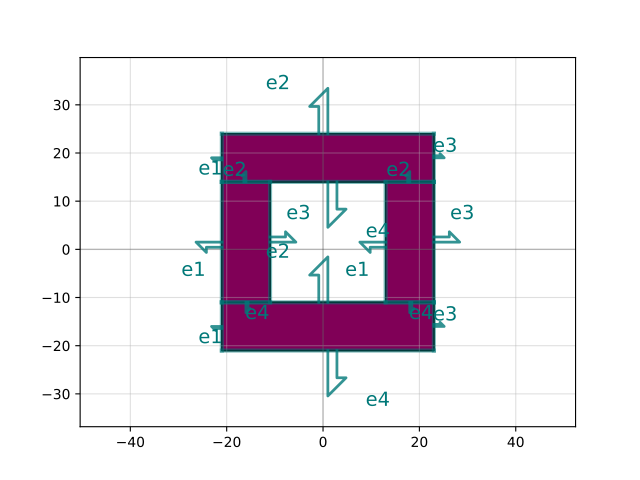

This figure's Python source:
import gdsfactory as gf

c = gf.components.seal_ring(bbox=((-1.0, -1.0), (3.0, 4.0)), width=10, padding=10.0, with_north=True, with_south=True, with_east=True, with_west=True)
c.plot()
